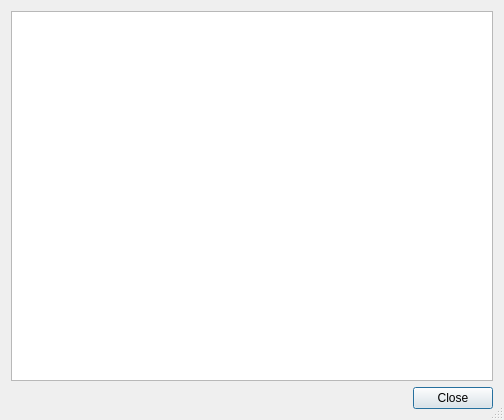
<?xml version="1.0" encoding="UTF-8"?>
<ui version="4.0">
 <class>HelpWindow</class>
 <widget class="QDialog" name="HelpWindow">
  <property name="enabled">
   <bool>true</bool>
  </property>
  <property name="geometry">
   <rect>
    <x>0</x>
    <y>0</y>
    <width>504</width>
    <height>420</height>
   </rect>
  </property>
  <property name="windowTitle">
   <string>Kroket - Help</string>
  </property>
  <property name="windowIcon">
   <iconset resource="kroket.qrc">
    <normaloff>:/resources/gfx/kroket-icon.svg</normaloff>:/resources/gfx/kroket-icon.svg</iconset>
  </property>
  <property name="sizeGripEnabled">
   <bool>true</bool>
  </property>
  <layout class="QVBoxLayout">
   <item>
    <widget class="QTextBrowser" name="textBrowser">
     <property name="documentTitle">
      <string>Help of Kroket</string>
     </property>
     <property name="source">
      <url>
       <string>qrc:/resources/doc/help.html</string>
      </url>
     </property>
     <property name="searchPaths">
      <stringlist/>
     </property>
    </widget>
   </item>
   <item>
    <layout class="QHBoxLayout">
     <item>
      <spacer>
       <property name="orientation">
        <enum>Qt::Horizontal</enum>
       </property>
       <property name="sizeHint" stdset="0">
        <size>
         <width>40</width>
         <height>20</height>
        </size>
       </property>
      </spacer>
     </item>
     <item>
      <widget class="QPushButton" name="btnClose">
       <property name="text">
        <string>Close</string>
       </property>
       <property name="icon">
        <iconset resource="kroket.qrc">
         <normaloff>:/resources/gfx/close.png</normaloff>:/resources/gfx/close.png</iconset>
       </property>
      </widget>
     </item>
    </layout>
   </item>
  </layout>
 </widget>
 <resources>
  <include location="kroket.qrc"/>
 </resources>
 <connections>
  <connection>
   <sender>btnClose</sender>
   <signal>clicked()</signal>
   <receiver>HelpWindow</receiver>
   <slot>hide()</slot>
   <hints>
    <hint type="sourcelabel">
     <x>349</x>
     <y>275</y>
    </hint>
    <hint type="destinationlabel">
     <x>199</x>
     <y>149</y>
    </hint>
   </hints>
  </connection>
 </connections>
</ui>
